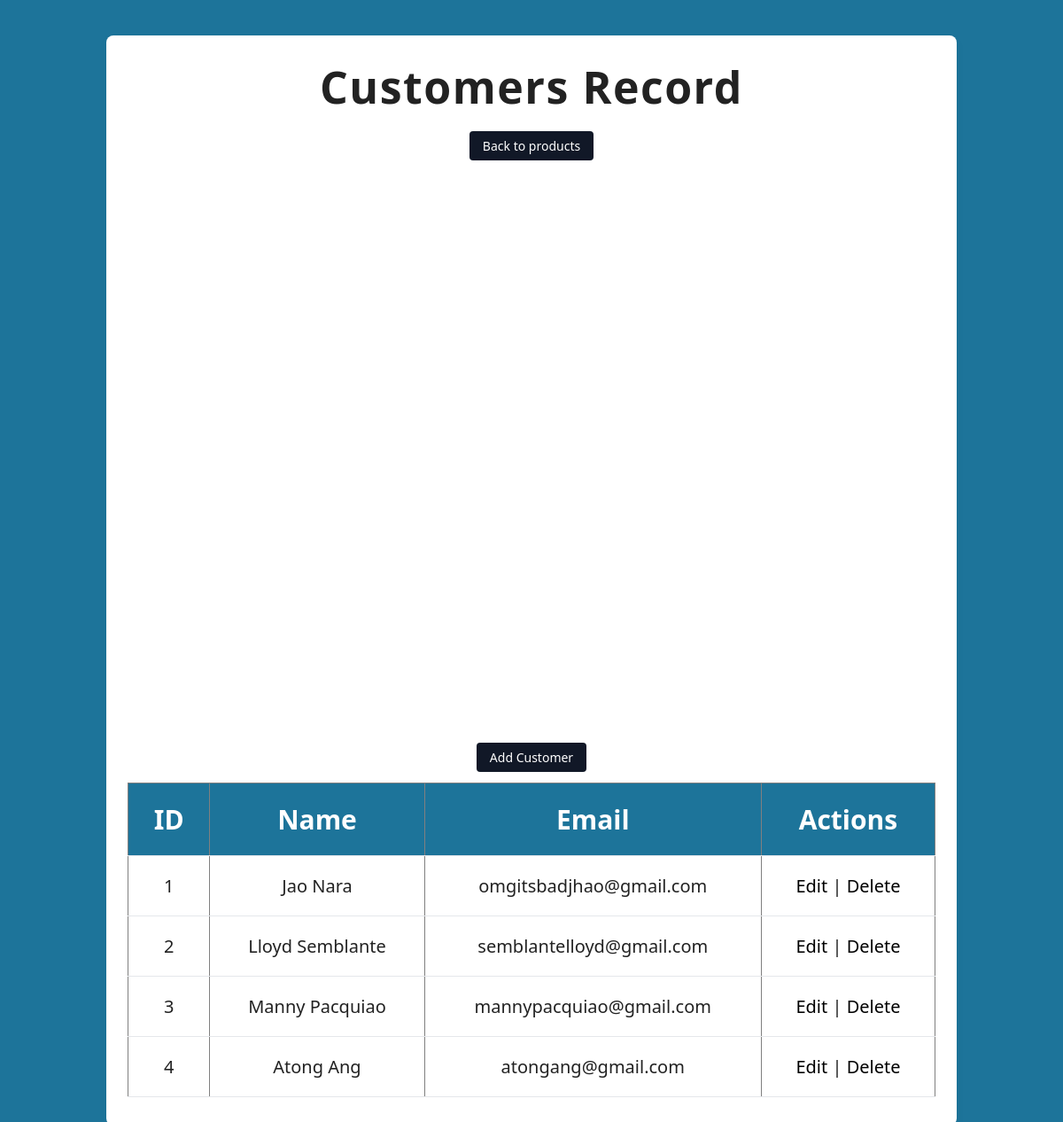
The app's page /manage_customers.php with its own data.
### tables this page shows
CREATE TABLE `customers` (
  `customer_id` int(11) NOT NULL,
  `first_name` varchar(50) NOT NULL,
  `last_name` varchar(50) NOT NULL,
  `email` varchar(100) DEFAULT NULL,
  `phone` varchar(20) DEFAULT NULL
);

### manage_customers.php (the view, shortened to what this page needs)
<!DOCTYPE html>
<html>
<head>
  <link rel="stylesheet" href="style.css">
</head>
<body>
  <div class="wrapper">
    <main>
<?php
include 'database.php';
$result = $conn->query("SELECT customer_id, first_name, last_name, email FROM customers ORDER BY customer_id ASC");
?>
<!DOCTYPE html>
<html>
<head>
</head>
<body>
  <h1>Customers Record</h1>
  <p class="btn-customers">
    <button type="button" class="btn btn-ghost" onclick="location.href='index.php'">Back to products</button>
    <button type="button" class="btn" onclick="location.href='add_customer.php'">Add Customer</button>
  </p>
  <?php
  if ($result && $result->num_rows > 0) {
    echo "<table border='1' cellpadding='5' cellspacing='0'>";
    echo "<tr><th>ID</th><th>Name</th><th>Email</th><th>Actions</th></tr>";
    while ($row = $result->fetch_assoc()) {
      echo "<tr>";
      echo "<td>".$row['customer_id']."</td>";
      echo "<td>".htmlspecialchars($row['first_name']." ".$row['last_name'])."</td>";
      echo "<td>".htmlspecialchars($row['email'])."</td>";
      echo "<td>
              <a href='edit_customer.php?id=".$row['customer_id']."'>Edit</a> |
              <a href='delete_customer.php?id=".$row['customer_id']."' onclick=\"return confirm('Delete this customer?');\">Delete</a>
            </td>";
      echo "</tr>";
    }
    echo "</table>";
  } else {
    echo "<p>No customers found.</p>";
  }
  ?>
</body>
</html>
    </main>
  </div>
</body>
</html>

### style.css (style rules this page uses)
* { box-sizing: border-box; margin: 0; padding: 0; font-family: system-ui, -apple-system, BlinkMacSystemFont, "Segoe UI", sans-serif; }
body { background: #1D749A; color: #222; padding: 40px 20px; text-align: center; }
main { max-width: 960px; margin: 0 auto; background: #ffffff; border-radius: 8px; padding: 24px 24px 32px; box-shadow: 0 4px 12px rgba(0, 0, 0, 0.04); }
h1 { font-size: 50px; margin-bottom: 16px; letter-spacing: 0.03em; text-align: center; }
a { color: #000000; text-decoration: none; }
.btn { display: inline-flex; align-items: center; gap: 8px; padding: 8px 14px; border-radius: 8px; background: #111827; color: #ffffff; font-size: 20px; text-decoration: none; border: 1px solid rgba(0,0,0,0.12); transition: transform 120ms ease, box-shadow 160ms ease, background 120ms ease; cursor: pointer; }
.btn-ghost { background: transparent; color: #111827; border: 1px dashed rgba(17,24,39,0.06); }
table { width: 100%; border-collapse: collapse; margin-top: 12px; font-size: 14px; }
th, td { padding: 20px; border-bottom: 1px solid #e5e7eb; text-align: center; font-size: 20px; font-family: 'Segoe UI', Tahoma, Geneva, Verdana, sans-serif; }
th { font-weight: 600; background: #1D749A; color: #FFFFFF; font-size: 30px; }
tr:nth-child(even) td { background: #FFFFFF; }
button, .btn { display: inline-block; padding: 6px 14px; border-radius: 4px; border: 1px solid transparent; background: #111827; color: #ffffff; font-size: 14px; cursor: pointer; }
.btn-customers { display: flex; gap: 657px; align-items: center; justify-content: center; flex-wrap: wrap; margin: 12px 0; }
p { margin-top: 8px; font-size: 14px; }
.wrapper { max-width: 960px; margin: 0 auto; }

### records on screen
customers: customer_id "1", first_name+last_name "Jao Nara", email "omgitsbadjhao@gmail.com"
customers: customer_id "2", first_name+last_name "Lloyd Semblante", email "semblantelloyd@gmail.com"
customers: customer_id "3", first_name+last_name "Manny Pacquiao", email "mannypacquiao@gmail.com"
customers: customer_id "4", first_name+last_name "Atong Ang", email "atongang@gmail.com"
